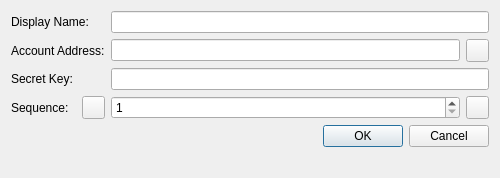
<?xml version="1.0" encoding="UTF-8"?>
<ui version="4.0">
 <class>AddAccDialog</class>
 <widget class="QDialog" name="AddAccDialog">
  <property name="geometry">
   <rect>
    <x>0</x>
    <y>0</y>
    <width>500</width>
    <height>178</height>
   </rect>
  </property>
  <property name="sizePolicy">
   <sizepolicy hsizetype="Preferred" vsizetype="Fixed">
    <horstretch>0</horstretch>
    <verstretch>0</verstretch>
   </sizepolicy>
  </property>
  <property name="minimumSize">
   <size>
    <width>500</width>
    <height>160</height>
   </size>
  </property>
  <property name="windowTitle">
   <string>Add New Account</string>
  </property>
  <layout class="QVBoxLayout" name="verticalLayout">
   <item>
    <layout class="QGridLayout" name="gridLayout" rowstretch="0,0,0,0,0,0,0" columnstretch="0,0,0">
     <property name="sizeConstraint">
      <enum>QLayout::SetFixedSize</enum>
     </property>
     <item row="2" column="0">
      <widget class="QLabel" name="label_3">
       <property name="text">
        <string>Account Address:</string>
       </property>
      </widget>
     </item>
     <item row="6" column="2">
      <widget class="QDialogButtonBox" name="buttonBox">
       <property name="sizePolicy">
        <sizepolicy hsizetype="Expanding" vsizetype="Maximum">
         <horstretch>0</horstretch>
         <verstretch>0</verstretch>
        </sizepolicy>
       </property>
       <property name="orientation">
        <enum>Qt::Horizontal</enum>
       </property>
       <property name="standardButtons">
        <set>QDialogButtonBox::Cancel|QDialogButtonBox::Ok</set>
       </property>
      </widget>
     </item>
     <item row="0" column="0">
      <widget class="QLabel" name="label">
       <property name="sizePolicy">
        <sizepolicy hsizetype="Preferred" vsizetype="Preferred">
         <horstretch>0</horstretch>
         <verstretch>0</verstretch>
        </sizepolicy>
       </property>
       <property name="text">
        <string>Display Name:</string>
       </property>
      </widget>
     </item>
     <item row="0" column="2">
      <layout class="QHBoxLayout" name="horizontalLayout_9">
       <item>
        <widget class="QLineEdit" name="displayName">
         <property name="sizePolicy">
          <sizepolicy hsizetype="Expanding" vsizetype="Maximum">
           <horstretch>0</horstretch>
           <verstretch>0</verstretch>
          </sizepolicy>
         </property>
        </widget>
       </item>
      </layout>
     </item>
     <item row="5" column="2">
      <layout class="QHBoxLayout" name="horizontalLayout_2">
       <item>
        <widget class="QSpinBox" name="sequence">
         <property name="sizePolicy">
          <sizepolicy hsizetype="Minimum" vsizetype="Maximum">
           <horstretch>0</horstretch>
           <verstretch>0</verstretch>
          </sizepolicy>
         </property>
         <property name="minimum">
          <number>1</number>
         </property>
         <property name="maximum">
          <number>999999999</number>
         </property>
        </widget>
       </item>
       <item>
        <widget class="QPushButton" name="infoQR">
         <property name="minimumSize">
          <size>
           <width>23</width>
           <height>23</height>
          </size>
         </property>
         <property name="maximumSize">
          <size>
           <width>23</width>
           <height>23</height>
          </size>
         </property>
         <property name="toolTip">
          <string>Get account sequence from server using QR code...</string>
         </property>
         <property name="text">
          <string/>
         </property>
         <property name="icon">
          <iconset resource="offline.qrc">
           <normaloff>:/res/xrpQR.png</normaloff>:/res/xrpQR.png</iconset>
         </property>
         <property name="iconSize">
          <size>
           <width>21</width>
           <height>21</height>
          </size>
         </property>
        </widget>
       </item>
      </layout>
     </item>
     <item row="5" column="0">
      <layout class="QHBoxLayout" name="horizontalLayout">
       <item>
        <widget class="QLabel" name="labelSequence">
         <property name="text">
          <string>Sequence:</string>
         </property>
        </widget>
       </item>
       <item>
        <widget class="QPushButton" name="seqHelp">
         <property name="sizePolicy">
          <sizepolicy hsizetype="Fixed" vsizetype="Fixed">
           <horstretch>0</horstretch>
           <verstretch>0</verstretch>
          </sizepolicy>
         </property>
         <property name="minimumSize">
          <size>
           <width>23</width>
           <height>23</height>
          </size>
         </property>
         <property name="maximumSize">
          <size>
           <width>23</width>
           <height>23</height>
          </size>
         </property>
         <property name="text">
          <string/>
         </property>
        </widget>
       </item>
      </layout>
     </item>
     <item row="3" column="0">
      <widget class="QLabel" name="labelSecret">
       <property name="text">
        <string>Secret Key:</string>
       </property>
      </widget>
     </item>
     <item row="3" column="2">
      <widget class="FocusLineEdit" name="secretKey">
       <property name="sizePolicy">
        <sizepolicy hsizetype="Minimum" vsizetype="Maximum">
         <horstretch>0</horstretch>
         <verstretch>0</verstretch>
        </sizepolicy>
       </property>
       <property name="inputMethodHints">
        <set>Qt::ImhSensitiveData</set>
       </property>
      </widget>
     </item>
     <item row="2" column="2">
      <layout class="QHBoxLayout" name="horizontalLayout_3">
       <item>
        <widget class="QLineEdit" name="address">
         <property name="sizePolicy">
          <sizepolicy hsizetype="Minimum" vsizetype="Maximum">
           <horstretch>0</horstretch>
           <verstretch>0</verstretch>
          </sizepolicy>
         </property>
        </widget>
       </item>
       <item>
        <widget class="QPushButton" name="accountQR">
         <property name="sizePolicy">
          <sizepolicy hsizetype="Minimum" vsizetype="Fixed">
           <horstretch>0</horstretch>
           <verstretch>0</verstretch>
          </sizepolicy>
         </property>
         <property name="minimumSize">
          <size>
           <width>23</width>
           <height>23</height>
          </size>
         </property>
         <property name="maximumSize">
          <size>
           <width>23</width>
           <height>23</height>
          </size>
         </property>
         <property name="text">
          <string/>
         </property>
         <property name="icon">
          <iconset resource="offline.qrc">
           <normaloff>:/res/xrpQR.png</normaloff>:/res/xrpQR.png</iconset>
         </property>
         <property name="iconSize">
          <size>
           <width>21</width>
           <height>21</height>
          </size>
         </property>
        </widget>
       </item>
      </layout>
     </item>
    </layout>
   </item>
   <item>
    <widget class="QLabel" name="status">
     <property name="sizePolicy">
      <sizepolicy hsizetype="Expanding" vsizetype="Maximum">
       <horstretch>0</horstretch>
       <verstretch>0</verstretch>
      </sizepolicy>
     </property>
     <property name="text">
      <string/>
     </property>
     <property name="wordWrap">
      <bool>true</bool>
     </property>
    </widget>
   </item>
  </layout>
 </widget>
 <customwidgets>
  <customwidget>
   <class>FocusLineEdit</class>
   <extends>QLineEdit</extends>
   <header>dragwidget.h</header>
   <slots>
    <signal>focusChanged(bool)</signal>
   </slots>
  </customwidget>
 </customwidgets>
 <tabstops>
  <tabstop>displayName</tabstop>
  <tabstop>address</tabstop>
  <tabstop>accountQR</tabstop>
  <tabstop>secretKey</tabstop>
  <tabstop>seqHelp</tabstop>
  <tabstop>sequence</tabstop>
  <tabstop>infoQR</tabstop>
 </tabstops>
 <resources>
  <include location="offline.qrc"/>
 </resources>
 <connections>
  <connection>
   <sender>buttonBox</sender>
   <signal>accepted()</signal>
   <receiver>AddAccDialog</receiver>
   <slot>accept()</slot>
   <hints>
    <hint type="sourcelabel">
     <x>350</x>
     <y>217</y>
    </hint>
    <hint type="destinationlabel">
     <x>157</x>
     <y>274</y>
    </hint>
   </hints>
  </connection>
  <connection>
   <sender>buttonBox</sender>
   <signal>rejected()</signal>
   <receiver>AddAccDialog</receiver>
   <slot>reject()</slot>
   <hints>
    <hint type="sourcelabel">
     <x>357</x>
     <y>217</y>
    </hint>
    <hint type="destinationlabel">
     <x>286</x>
     <y>274</y>
    </hint>
   </hints>
  </connection>
  <connection>
   <sender>secretKey</sender>
   <signal>focusChanged(bool)</signal>
   <receiver>AddAccDialog</receiver>
   <slot>secretFocusChanged(bool)</slot>
   <hints>
    <hint type="sourcelabel">
     <x>128</x>
     <y>78</y>
    </hint>
    <hint type="destinationlabel">
     <x>128</x>
     <y>10</y>
    </hint>
   </hints>
  </connection>
 </connections>
 <slots>
  <slot>secretFocusChanged(bool)</slot>
 </slots>
</ui>
